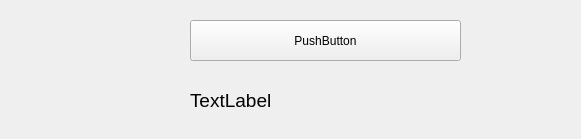
<?xml version="1.0" encoding="UTF-8"?>
<ui version="4.0">
 <class>Widget</class>
 <widget class="QWidget" name="Widget">
  <property name="geometry">
   <rect>
    <x>0</x>
    <y>0</y>
    <width>581</width>
    <height>139</height>
   </rect>
  </property>
  <property name="windowTitle">
   <string>Widget</string>
  </property>
  <widget class="QPushButton" name="pushButton">
   <property name="geometry">
    <rect>
     <x>190</x>
     <y>20</y>
     <width>271</width>
     <height>41</height>
    </rect>
   </property>
   <property name="text">
    <string>PushButton</string>
   </property>
  </widget>
  <widget class="QLabel" name="label">
   <property name="geometry">
    <rect>
     <x>190</x>
     <y>80</y>
     <width>271</width>
     <height>41</height>
    </rect>
   </property>
   <property name="font">
    <font>
     <pointsize>14</pointsize>
    </font>
   </property>
   <property name="text">
    <string>TextLabel</string>
   </property>
  </widget>
 </widget>
 <resources/>
 <connections/>
</ui>
